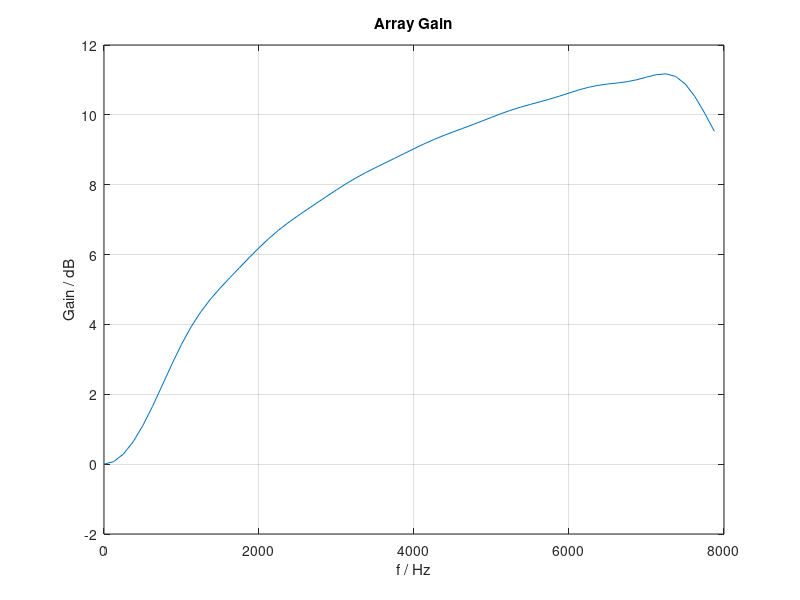
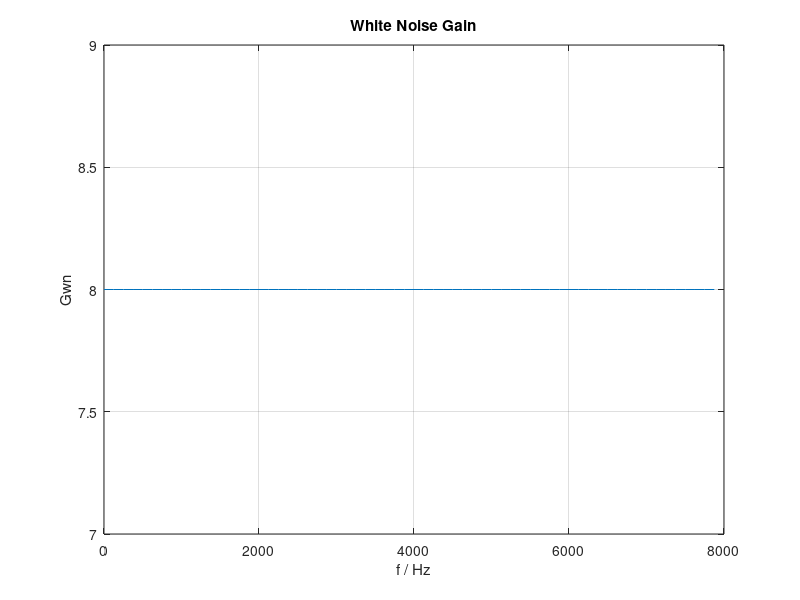

MATLAB code to generate these figures, in order:

% This m-script serves as a template for MATLAB Advanced experiment 9 to
% calculate the 'Array-Gains' and the 'White-Noise Gains' using Delay-and-Sum Beamformers
%
% Hint : The places marked by ... should be replaced or completed by your own code
% This m-file is not yet executable!

% Simulation parameters
% ==========================================

% general parameters:
c = 340;        % Sound velocity (m/s)
fs = 16e3;      % Sampling frequency

% Variables
N = 8;          % Number of sensors
d = 0.0425;     % Distance between adjacent sensors
% d = 0.20;

theta = pi/2;   % Array orientation broadside
% theta = 0;   % Array orientation broadside
dist = [0:d:(N-1)*d];  % Distances to reference microphone dim 8 

Bf = 128;                      % Number of discrete frequency points
Bf2 = round(Bf/2);              % 64
freq = [0:Bf2-1]/Bf*fs;        % Vector containing all the discrete frequency 64 points
epsi = 1e-10;                  % (in order to prevent from problems caused by rounding)

% Calculating the gains of DS Beamformers
% =============================================================

% Calculating B(Omega)
coeff = zeros(Bf,N); 
for i = 1:N
  tau      = dist(i)*cos(theta)/c*fs; %% theta?
  arg      =  -Bf2-tau+1:1:Bf2-tau+epsi; %% 128
  coeff(:,i) = sinc( arg(1:Bf) );
end
B = 1/N*fft(coeff).'; 

% Calculating Psi(Omega,theta0)
Psi = zeros(Bf2,1);

for f = 1:Bf2       % frequency index 128 vector
      
    % Calculating array-steering vector with dimension 1xN
    E = exp(1i*2*pi*freq(f)*dist*cos(theta)/c); 
    
    % Calculating directivity pattern (Matrix dimension is Bf2xBw)
    Psi(f) = (abs(sum(E*B(:,f)))).^2; 
 
end

arg = (2*freq*d/c).'; % Arguement for the sinc function of S
B = B.';

S = zeros(Bf2,1);
Swn = S;

for n=1:N
    
    %Denominator of Gwn
    Swn = Swn + (abs(B(1:64,n))).^2;
    
    for m=1:N
    
       %Denominator of G
       S = S + B(1:64,n).*conj(B(1:64,m)).*sinc(arg*abs(n-m));
        
    end
    
end

% Calculating Array Gain
G = 10*log10(Psi./S);

% Calculating White Noise Gain
Gwn =  Psi./Swn;


figure(5)
plot(freq,G)
ylabel('Gain / dB')
xlabel('f / Hz')
grid on
box on
title('Array Gain')

figure(6)
plot(freq,Gwn)
ylabel('Gwn')
xlabel('f / Hz')
grid on
box on
title('White Noise Gain')



